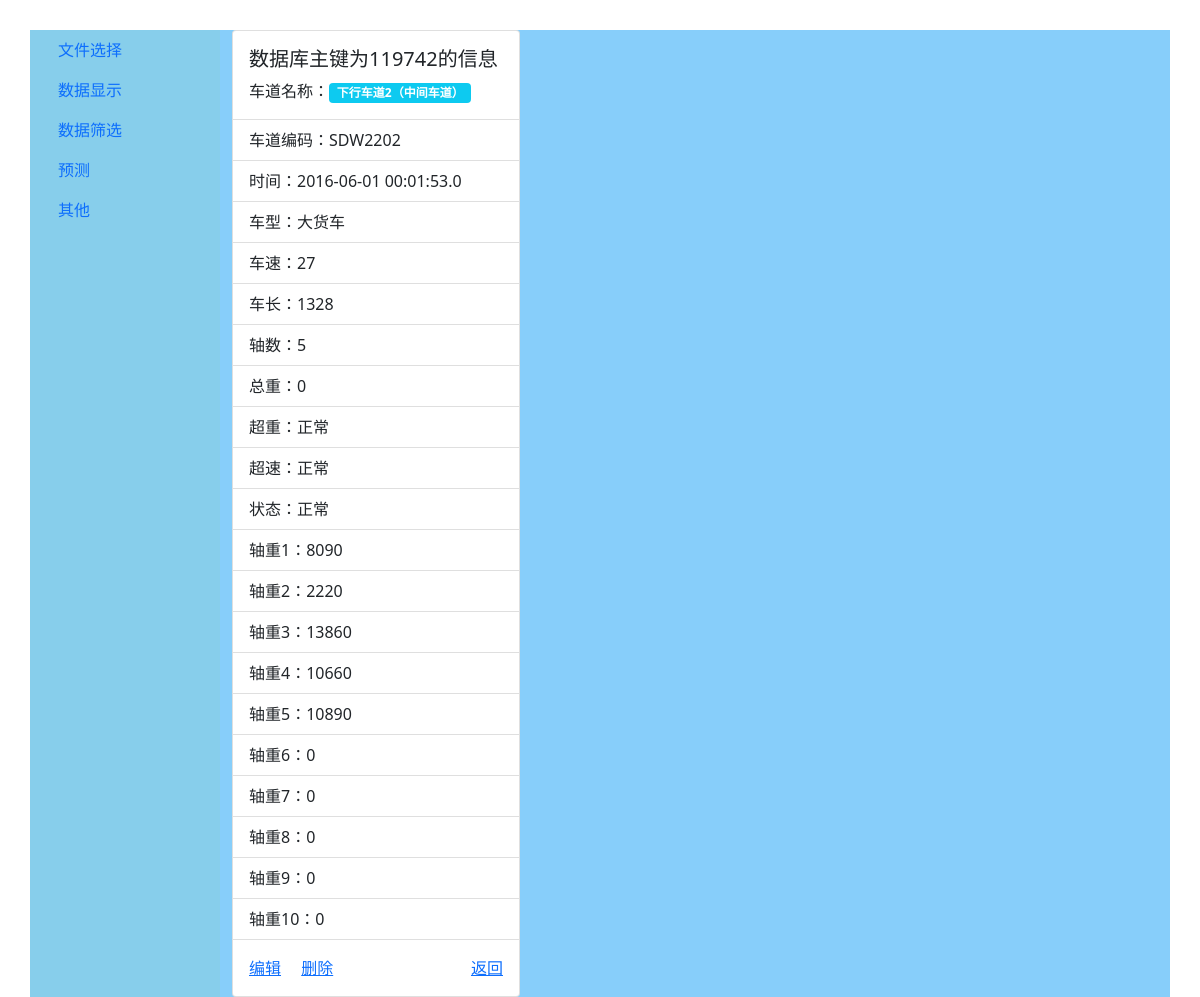
The app's page /tfp/119742/detail/ with its own data.
### trafficflowprediction/models.py (models this page shows)
class CarInfo(models.Model):
    lane_name = models.CharField(max_length=15)
    lane_code = models.CharField(max_length=7)
    time = models.CharField(max_length=22)
    car_type = models.CharField(max_length=3)
    speed = models.PositiveSmallIntegerField()
    car_length = models.PositiveSmallIntegerField()
    axles = models.PositiveSmallIntegerField()
    total_weight = models.PositiveSmallIntegerField()
    axle1_weight = models.PositiveSmallIntegerField()
    axle2_weight = models.PositiveSmallIntegerField()
    axle3_weight = models.PositiveSmallIntegerField()
    axle4_weight = models.PositiveSmallIntegerField()
    axle5_weight = models.PositiveSmallIntegerField()
    axle6_weight = models.PositiveSmallIntegerField()
    axle7_weight = models.PositiveSmallIntegerField()
    axle8_weight = models.PositiveSmallIntegerField()
    axle9_weight = models.PositiveSmallIntegerField()
    axle10_weight = models.PositiveSmallIntegerField()
    overload = models.CharField(max_length=5)
    overspeed = models.CharField(max_length=5)
    state = models.CharField(max_length=5)
    class Meta:
        permissions = ()

### trafficflowprediction/views.py (the view)
# urls.py: path('<int:pk>/detail/', Detail.as_view(), name='detail'),
class Detail(DetailView):
    model = CarInfo
    template_name = 'trafficflowprediction/detail.html'

### trafficflowprediction/templates/trafficflowprediction/detail.html (shortened to what this page needs)
{% extends 'trafficflowprediction/base.html' %}
{% block data_content %}
    <div class="card" style="width: 18rem;">
        <div class="card-body">
            <h5 class="card-title">数据库主键为{{ object.pk }}的信息</h5>
            <p class="card-text">
                车道名称：<span class="badge badge-secondary bg-info">{{ object.lane_name }}</span>
            </p>
        </div>
        <ul class="list-group list-group-flush">
            <li class="list-group-item">车道编码：{{ object.lane_code }}</li>
            <li class="list-group-item">时间：{{ object.time }}</li>
            <li class="list-group-item">车型：{{ object.car_type }}</li>
            <li class="list-group-item">车速：{{ object.speed }}</li>
            <li class="list-group-item">车长：{{ object.car_length }}</li>
            <li class="list-group-item">轴数：{{ object.axles }}</li>
            <li class="list-group-item">总重：{{ object.total_weight }}</li>
            <li class="list-group-item">超重：{{ object.overload }}</li>
            <li class="list-group-item">超速：{{ object.overspeed }}</li>
            <li class="list-group-item">状态：{{ object.state }}</li>
            <li class="list-group-item">轴重1：{{ object.axle1_weight }}</li>
            <li class="list-group-item">轴重2：{{ object.axle2_weight }}</li>
            <li class="list-group-item">轴重3：{{ object.axle3_weight }}</li>
            <li class="list-group-item">轴重4：{{ object.axle4_weight }}</li>
            <li class="list-group-item">轴重5：{{ object.axle5_weight }}</li>
            <li class="list-group-item">轴重6：{{ object.axle6_weight }}</li>
            <li class="list-group-item">轴重7：{{ object.axle7_weight }}</li>
            <li class="list-group-item">轴重8：{{ object.axle8_weight }}</li>
            <li class="list-group-item">轴重9：{{ object.axle9_weight }}</li>
            <li class="list-group-item">轴重10：{{ object.axle10_weight }}</li>
        </ul>
        <div class="card-body">
            <a href="{% url 'trafficflowprediction:update' object.pk %}" class="card-link">编辑</a>
            <a href="{% url 'trafficflowprediction:delete' object.pk %}" class="card-link">删除</a>
            <a class="float-end" href="{% url 'trafficflowprediction:show' p=1 %}">返回</a>
        </div>
    </div>
{% endblock %}

### records on screen
CarInfo: pk "119742", lane_name "下行车道2（中间车道）", lane_code "SDW2202", time "2016-06-01 00:01:53.0", car_type "大货车", speed "27", car_length "1328", axles "5", total_weight "0", overload "正常", overspeed "正常", state "正常", axle1_weight "8090", axle2_weight "2220", axle3_weight "13860", axle4_weight "10660", axle5_weight "10890", axle6_weight "0", axle7_weight "0", axle8_weight "0", axle9_weight "0", axle10_weight "0"
